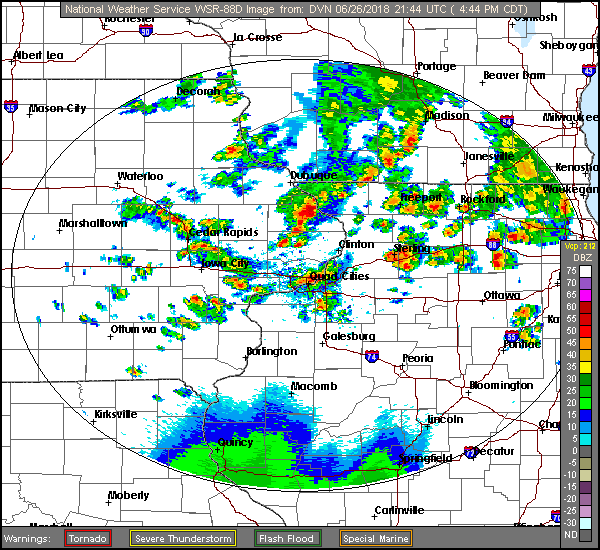
#> input picture DVN_0.png, 600 x 550 px
$ python radascii.py   (Python 2 division)
#> lines starting #> are read from the running program, lines starting #| are printed output that depends on the picture
#!/usr/bin/python

#TODO: REFACTOR!
#TODO: Automatic Download
#TODO: Fix radar offset
#http://radar.weather.gov/lite/NCR/DVN_0.png

import numpy as np
import cv2
import sys

radar = cv2.imread('DVN_0.png')
#> radar is the input picture: shape (550, 600, 3); mean B, G, R 192.8, 202.9, 181.1
height, width, channels = radar.shape
#> height = 550; width = 600; channels = 3

modeImg = np.zeros((24,80,3), np.uint8)
bigModeImg = np.zeros((height,width,3), np.uint8)

for row in range(24):
    for col in range(80):
        modeHash = {}
        mode = None
        mMax = 0
        for y in range(row*height/24, (row+1)*height/24):
            for x in range(col*width/80, (col+1)*width/80):
                b = radar[y][x][0]
                g = radar[y][x][1]
                r = radar[y][x][2]

                key = str(b) + ',' + str(g) + ',' + str(r)
                if key not in modeHash:
                    modeHash[key] = 1
                else:
                    modeHash[key] += 1

        for color in modeHash:
            if modeHash[color] > mMax:
                mMax = modeHash[color]
                mode = color.split(',')

        for y in range(row*height/24, (row+1)*height/24):
            for x in range(col*width/80, (col+1)*width/80):
                bigModeImg[y][x][0] = mode[0]
                bigModeImg[y][x][1] = mode[1]
                bigModeImg[y][x][2] = mode[2]

        modeImg[row][col][0] = mode[0]
        modeImg[row][col][1] = mode[1]
        modeImg[row][col][2] = mode[2]
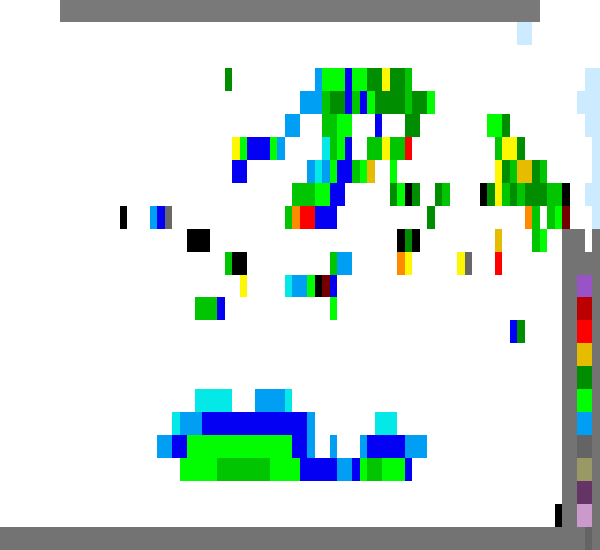
#> bigModeImg: shape (550, 600, 3); mean B, G, R 218.1, 225.4, 209
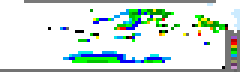
#> modeImg: shape (24, 80, 3) (shown 3 times larger); mean B, G, R 218, 225.3, 208.9

#"\033[48;5;160mhello\033[m"

# See http://bitmote.com/index.php?post/2012/11/19/Using-ANSI-Color-Codes-to-Colorize-Your-Bash-Prompt-on-Linux for color table

DBZ = [
        {'bgr':[231, 233,   4], 'shell':16+35}, #DBZ05
        {'bgr':[244, 159,   1], 'shell':16+17}, #DBZ10
        {'bgr':[244,   0,   3], 'shell':16+5}, #DBZ15
        {'bgr':[  2, 253,   2], 'shell':16+30}, #DBZ20
        {'bgr':[  1, 197,   1], 'shell':16+24}, #DBZ25
        {'bgr':[  0, 142,   0], 'shell':16+18}, #DBZ30
        {'bgr':[  2, 248, 253], 'shell':196+30}, #DBZ35
        {'bgr':[  0, 188, 229], 'shell':196+18}, #DBZ40?
        {'bgr':[  0, 139, 253], 'shell':196+12}, #DBZ45?
        {'bgr':[  0,   0, 253], 'shell':196}, #DBZ50
        {'bgr':[115, 115, 115], 'shell':232+14}, #Grey Border
]

i = 0
for row in modeImg:
    j = 0
    for pix in row:
        if pix[0] == 255 and pix[1] == 255 and pix[2] == 255:
            continue
        if pix[0] == 0 and pix[1] == 0 and pix[2] == 0:
            continue
        if pix[0] == 115 and pix[1] == 115 and pix[2] == 115:
            continue
        print pix, i, j
        j+=1
    i+=1
#> this loop made 24 passes
#> (printed output is left out)
#> after the loop, i = 24

asciiMap = ''
#> (the run stopped early here; a loop or call above may not have finished)
